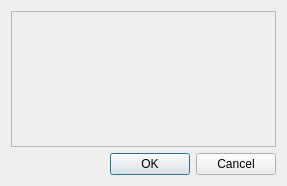
<?xml version="1.0" encoding="UTF-8"?>
<ui version="4.0">
 <class>OpenFileDialog</class>
 <widget class="QDialog" name="OpenFileDialog">
  <property name="geometry">
   <rect>
    <x>0</x>
    <y>0</y>
    <width>287</width>
    <height>186</height>
   </rect>
  </property>
  <property name="sizePolicy">
   <sizepolicy hsizetype="Fixed" vsizetype="Fixed">
    <horstretch>0</horstretch>
    <verstretch>0</verstretch>
   </sizepolicy>
  </property>
  <property name="windowTitle">
   <string>Open File</string>
  </property>
  <property name="windowIcon">
   <iconset resource="ui.qrc">
    <normaloff>:/icons/images/system-run.svg</normaloff>:/icons/images/system-run.svg</iconset>
  </property>
  <layout class="QVBoxLayout" name="verticalLayout" stretch="0,0">
   <item>
    <widget class="QFrame" name="frameCentral">
     <property name="frameShape">
      <enum>QFrame::StyledPanel</enum>
     </property>
     <property name="frameShadow">
      <enum>QFrame::Raised</enum>
     </property>
    </widget>
   </item>
   <item>
    <widget class="QDialogButtonBox" name="buttonBox">
     <property name="orientation">
      <enum>Qt::Horizontal</enum>
     </property>
     <property name="standardButtons">
      <set>QDialogButtonBox::Cancel|QDialogButtonBox::Ok</set>
     </property>
     <property name="centerButtons">
      <bool>false</bool>
     </property>
    </widget>
   </item>
  </layout>
 </widget>
 <resources>
  <include location="ui.qrc"/>
 </resources>
 <connections>
  <connection>
   <sender>buttonBox</sender>
   <signal>accepted()</signal>
   <receiver>OpenFileDialog</receiver>
   <slot>accept()</slot>
   <hints>
    <hint type="sourcelabel">
     <x>248</x>
     <y>254</y>
    </hint>
    <hint type="destinationlabel">
     <x>157</x>
     <y>274</y>
    </hint>
   </hints>
  </connection>
  <connection>
   <sender>buttonBox</sender>
   <signal>rejected()</signal>
   <receiver>OpenFileDialog</receiver>
   <slot>reject()</slot>
   <hints>
    <hint type="sourcelabel">
     <x>316</x>
     <y>260</y>
    </hint>
    <hint type="destinationlabel">
     <x>286</x>
     <y>274</y>
    </hint>
   </hints>
  </connection>
 </connections>
</ui>
